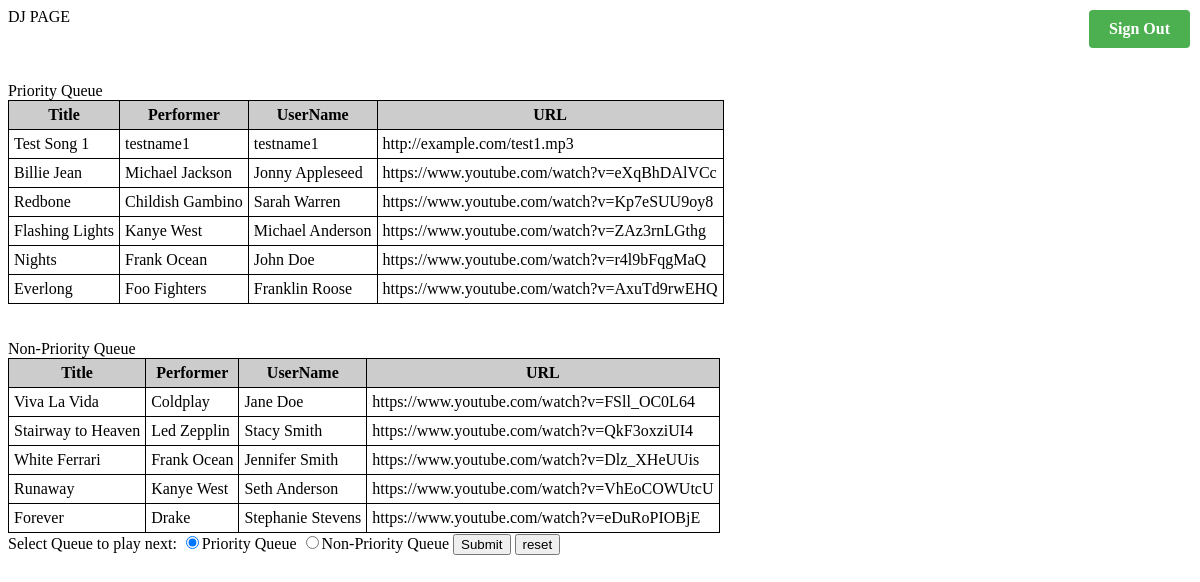
/DJ.php, run on the app's committed database.
### tables this page shows
CREATE TABLE Song (
  SongID INT(6) NOT NULL AUTO_INCREMENT,
  Title VARCHAR(30) NOT NULL,
  Description VARCHAR(100),
  FileURL VARCHAR(500) NOT NULL,
  PRIMARY KEY (SongID)
);

CREATE TABLE Contributor (
  ContributorID INT(6) NOT NULL AUTO_INCREMENT,
  Name VARCHAR(30) NOT NULL,
  PRIMARY KEY (ContributorID)
);

CREATE TABLE User (
  UserID INT(6) NOT NULL AUTO_INCREMENT,
  Name VARCHAR(30) NOT NULL,
  UserName VARCHAR(30) NOT NULL,
  Password VARCHAR(30) NOT NULL,
  DJ BOOLEAN NOT NULL,
  PRIMARY KEY (UserID)
);

### DJ.php (the view, shortened to what this page needs)
<html><head>DJ PAGE</head>
<?php
echo '<h2><a href="login.php" class="button">Sign Out</a></h2>';
   $username='root';
   $password='';
   try{
       $dsn = "mysql:host=localhost;dbname=466GroupProj";
       $pdo = new PDO($dsn, $username, $password);
       $pdo->setAttribute(PDO::ATTR_ERRMODE, PDO::ERRMODE_EXCEPTION);
   } catch (PDOException $e) {
       echo "Connection to database failed: " . $e->getMessage();
   }
   echo"Priority Queue";
?>
<table>
<thead>
   <tr>
        <th>Title</th>
        <th>Performer</th>
        <th>UserName</th>
        <th>URL</th>
   </tr>
</thead>
<?php
   $rs = $pdo->query("SELECT Title, Contributor.Name AS name1, User.Name AS name2, FileURL FROM Queue, User, Song, SongContribution, Contributor WHERE PremiumUser = 1  AND Contributor.ContributorID = SongContribution.ContributorID AND Queue.SongID = Song.SongID AND User.UserID = Queue.UserID AND Queue.SongID = SongContribution.SongID AND SongContribution.Role = 'artist' ORDER BY AmountPaid DESC;");
   $rows = $rs->fetchAll(PDO::FETCH_ASSOC);
   foreach($rows as $row)
   {
      echo"<tr>";
      echo"<td>" . $row["Title"] . "</td>";
      echo"<td>" . $row["name1"] . "</td>";
      echo"<td>" . $row["name2"] . "</td>";
      echo"<td>" . $row["FileURL"] . "</td>";
      echo"</tr>";
   }
?>
</table>
<?php
   echo"Non-Priority Queue";
?>
<table>
<thead>
   <tr>
        <th>Title</th>
        <th>Performer</th>
        <th>UserName</th>
        <th>URL</th>
   </tr>
</thead>
<?php
   $rs = $pdo->query("SELECT Title, Contributor.Name AS name1, User.Name AS name2, FileURL FROM Queue, User, Song, SongContribution, Contributor WHERE PremiumUser = 0  AND Contributor.ContributorID = SongContribution.ContributorID AND Queue.SongID = Song.SongID AND User.UserID = Queue.UserID AND Queue.SongID = SongContribution.SongID AND SongContribution.Role = 'artist' ORDER BY processing_time ASC;");
   $rows = $rs->fetchAll(PDO::FETCH_ASSOC);
   foreach($rows as $row)
   {
      echo"<tr>";
      echo"<td>" . $row["Title"] . "</td>";
      echo"<td>" . $row["name1"] . "</td>";
      echo"<td>" . $row["name2"] . "</td>";
      echo"<td>" . $row["FileURL"] . "</td>";
      echo"</tr>";
   }
?>
</table>
<form method="POST">
    Select Queue to play next:
    <input type="radio" name="radio1" value="Priority" checked="checked"/>Priority Queue
    <input type="radio" name="radio1" value="Non-Priority"/>Non-Priority Queue
    <input type="submit" name="submit"/>
    <input type="reset" value="reset"/>
</form>
</html>

### DJ.php (style rules this page uses)
table, th, td { border: 1px solid black; border-collapse: collapse; padding: 5px; }
th { background-color: #ccc; font-weight: bold; }
.button { position: fixed; top: 10; right: 10; display: inline-block; padding: 10px 20px; background-color: #4CAF50; color: white; text-align: center; text-decoration: none; font-size: 16px; border-radius: 4px; }

### data on the page
song: Title "Viva La Vida", contributor.Name "Coldplay", user.Name "Jane Doe", FileURL "https://www.youtube.com/watch?v=FSll_OC0L64"
song: Title "Stairway to Heaven", contributor.Name "Led Zepplin", user.Name "Stacy Smith", FileURL "https://www.youtube.com/watch?v=QkF3oxziUI4"
song: Title "White Ferrari", contributor.Name "Frank Ocean", user.Name "Jennifer Smith", FileURL "https://www.youtube.com/watch?v=Dlz_XHeUUis"
song: Title "Runaway", contributor.Name "Kanye West", user.Name "Seth Anderson", FileURL "https://www.youtube.com/watch?v=VhEoCOWUtcU"
song: Title "Forever", contributor.Name "Drake", user.Name "Stephanie Stevens", FileURL "https://www.youtube.com/watch?v=eDuRoPIOBjE"

### other printed values
$row["Title"] "Test Song 1"
$row["name1"] "testname1"
$row["name2"] "testname1"
$row["FileURL"] "http://example.com/test1.mp3"
$row["Title"] "Billie Jean"
$row["name1"] "Michael Jackson"
$row["name2"] "Jonny Appleseed"
$row["FileURL"] "https://www.youtube.com/watch?v=eXqBhDAlVCc"
$row["Title"] "Redbone"
$row["name1"] "Childish Gambino"
$row["name2"] "Sarah Warren"
$row["FileURL"] "https://www.youtube.com/watch?v=Kp7eSUU9oy8"
$row["Title"] "Flashing Lights"
$row["name1"] "Kanye West"
$row["name2"] "Michael Anderson"
